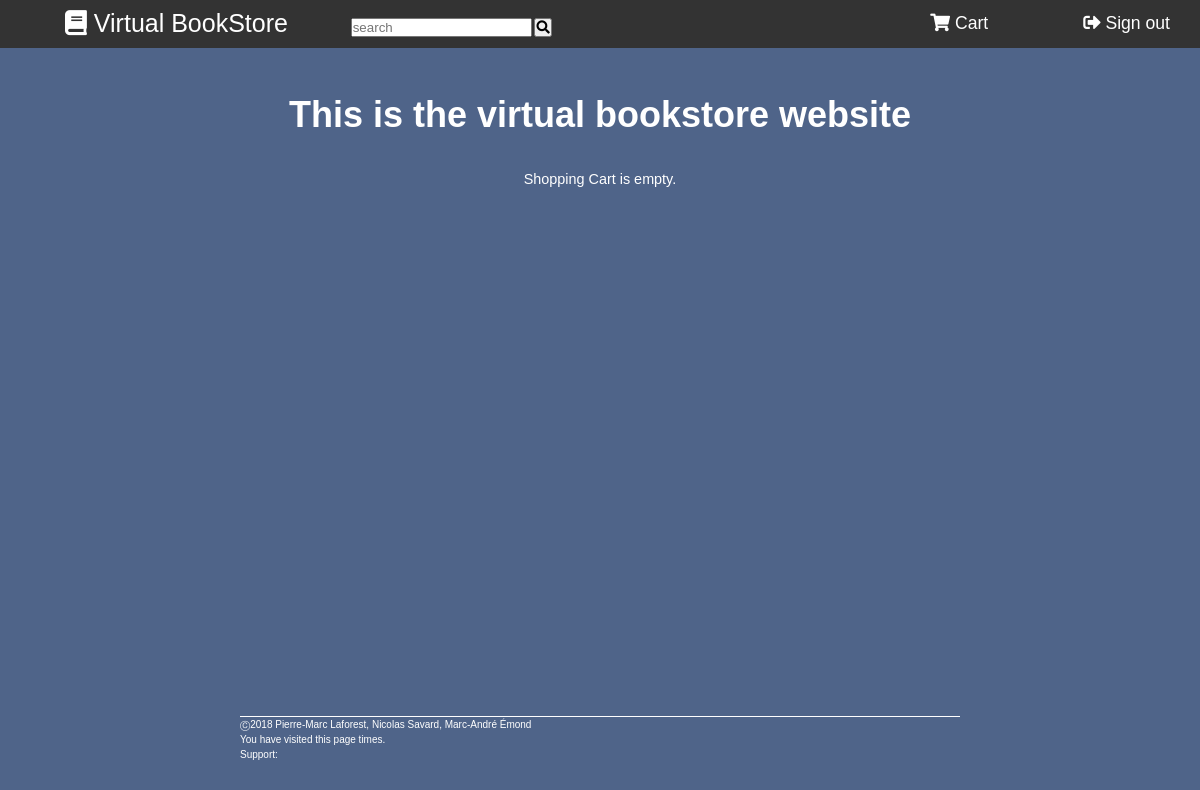
The page /shop/view_cart/ (signed in) on the database as committed earlier.
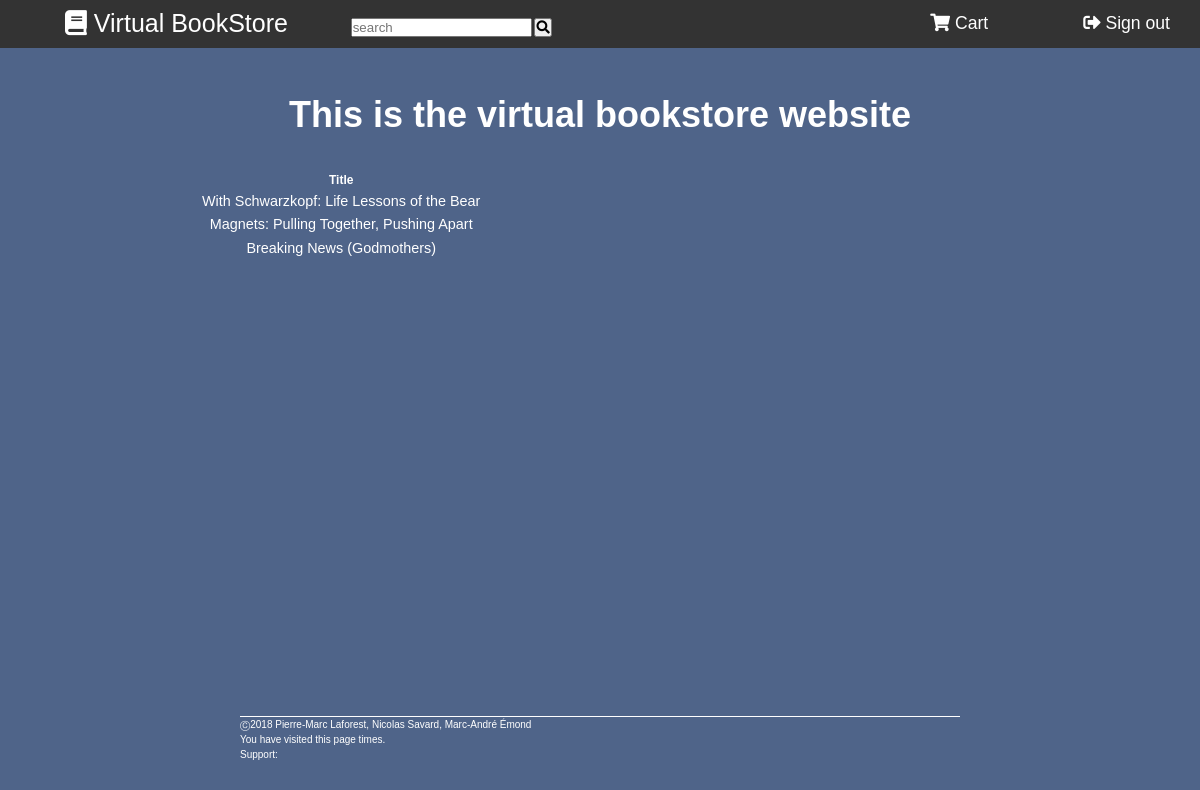
The same page on the database as committed later.
### main_site/models.py (models this page shows, shortened)
class Book(models.Model):
    title = models.CharField(max_length=200)
    pub_date = models.DateTimeField('date published', null=True,  blank=True)
    synopsis = models.TextField(max_length=2500,blank=True)
    path_to_img = models.CharField(max_length=260)
    buy_price = models.FloatField(blank=True, null=True)
    rent_price = models.FloatField(blank=True, null=True)
    authors = models.ManyToManyField(Author, through="Book_Author")
    genres  = models.ManyToManyField(Genre, through="Book_Genre")

### online_shop/views.py (the view)
# urls.py: path('view_cart/', views.view_cart, name='view_cart'),
@login_required
def view_cart(request):
    user_cart = request.session.get("shopping_cart")
    if not user_cart:
        user_cart = Session_Cart.objects.filter(user=request.user).first()
        if not user_cart:
            a = Session_Cart()
            a.user = request.user
            a.save()
            user_cart = a
        request.session["shopping_cart"] = user_cart.id
        request.session.modified = True
    else:
        user_cart = Session_Cart.objects.get(id=request.session["shopping_cart"])
    shopping_cart = user_cart.books.all()
    shopping_cart_books = []
    for entry in shopping_cart:
        shopping_cart_books.append({ "id":entry.id, "title":entry.title })
    context = { "books": shopping_cart_books, }
    return render(request, "online_shop/shopping_cart.html", context)

### main_site/context_processors.py (called while the page is built)
def settings(request):
    return {'settings': SiteSettings.load()}

### main_site/models.py (called while the page is built)
    def set_cache(self):
        cache.set(self.__class__.__name__, self)

    @classmethod
    def load(cls):
        if cache.get(cls.__name__) is None:
            obj, created = cls.objects.get_or_create(pk=1)
            if not created:
                obj.set_cache()
        return cache.get(cls.__name__)

### online_shop/templates/online_shop/shopping_cart.html (shortened to what this page needs)
{% extends "base.html" %}
{% block content %}
    {% if not books %}
        <p> Shopping Cart is empty. </p>
    {% else %}
        <table id="shopping_cart">
            <tr>
                <th>Title</th>
            </tr>
            {% for i in books %}
            <tr>
                <td><a href = "{% url 'main_site:get_info' i.id  %}">{{ i.title }}</a></td>
            </tr>
            {% endfor %}
        </table>
    {% endif %}
{% endblock %}

Rows that differ between the two databases and show on the page:
now on this page (row edited): Book: title "With Schwarzkopf: Life Lessons of the Bear"
now on this page (row edited): Book: title "Magnets: Pulling Together, Pushing Apart"
now on this page (row edited): Book: title "Breaking News (Godmothers)"
Other text that changed with them:
text no longer shown: "Shopping Cart is empty."
text now shown: "Title"
